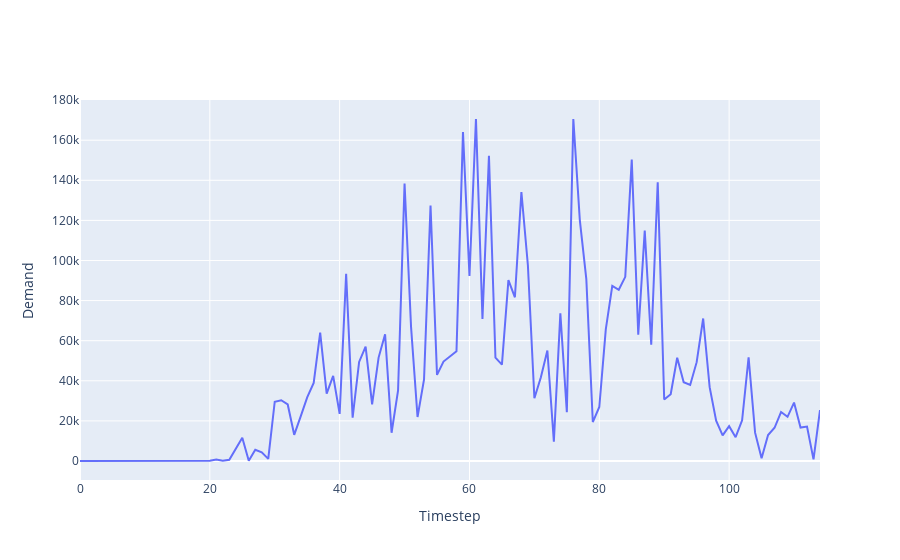

The notebook cell this image was saved under:
### Code cell
a = go.Scatter(y=[x.item() for x in fixed_demands])
fig = go.Figure(a)
fig.layout.xaxis.title = 'Timestep'
fig.layout.yaxis.title = 'Demand'
fig
